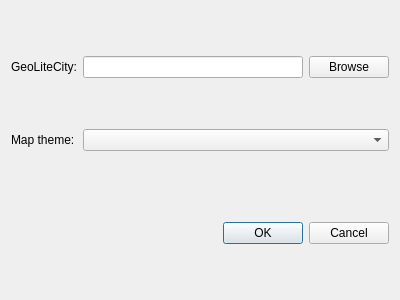
<?xml version="1.0" encoding="UTF-8"?>
<ui version="4.0">
 <class>PreferencesForm</class>
 <widget class="QDialog" name="PreferencesForm">
  <property name="geometry">
   <rect>
    <x>0</x>
    <y>0</y>
    <width>400</width>
    <height>300</height>
   </rect>
  </property>
  <property name="windowTitle">
   <string>PreferencesForm</string>
  </property>
  <layout class="QGridLayout" name="gridLayout">
   <item row="2" column="2">
    <layout class="QGridLayout" name="gridLayout_2">
     <item row="2" column="0">
      <widget class="QLabel" name="label_2">
       <property name="text">
        <string>Map theme:</string>
       </property>
      </widget>
     </item>
     <item row="0" column="2">
      <widget class="QPushButton" name="browsePushButton">
       <property name="text">
        <string>Browse</string>
       </property>
      </widget>
     </item>
     <item row="3" column="1">
      <spacer name="horizontalSpacer">
       <property name="orientation">
        <enum>Qt::Horizontal</enum>
       </property>
       <property name="sizeHint" stdset="0">
        <size>
         <width>40</width>
         <height>20</height>
        </size>
       </property>
      </spacer>
     </item>
     <item row="0" column="0">
      <widget class="QLabel" name="label">
       <property name="text">
        <string>GeoLiteCity:</string>
       </property>
      </widget>
     </item>
     <item row="0" column="1">
      <widget class="QLineEdit" name="geoLiteCityPathLineEdit"/>
     </item>
     <item row="2" column="1" colspan="2">
      <widget class="QComboBox" name="mapThemeComboBox"/>
     </item>
     <item row="4" column="1" colspan="2">
      <widget class="QDialogButtonBox" name="okCancelButtonBox">
       <property name="orientation">
        <enum>Qt::Horizontal</enum>
       </property>
       <property name="standardButtons">
        <set>QDialogButtonBox::Cancel|QDialogButtonBox::Ok</set>
       </property>
      </widget>
     </item>
    </layout>
   </item>
  </layout>
 </widget>
 <resources/>
 <connections>
  <connection>
   <sender>okCancelButtonBox</sender>
   <signal>accepted()</signal>
   <receiver>PreferencesForm</receiver>
   <slot>accept()</slot>
   <hints>
    <hint type="sourcelabel">
     <x>248</x>
     <y>254</y>
    </hint>
    <hint type="destinationlabel">
     <x>157</x>
     <y>274</y>
    </hint>
   </hints>
  </connection>
  <connection>
   <sender>okCancelButtonBox</sender>
   <signal>rejected()</signal>
   <receiver>PreferencesForm</receiver>
   <slot>reject()</slot>
   <hints>
    <hint type="sourcelabel">
     <x>316</x>
     <y>260</y>
    </hint>
    <hint type="destinationlabel">
     <x>286</x>
     <y>274</y>
    </hint>
   </hints>
  </connection>
 </connections>
</ui>
